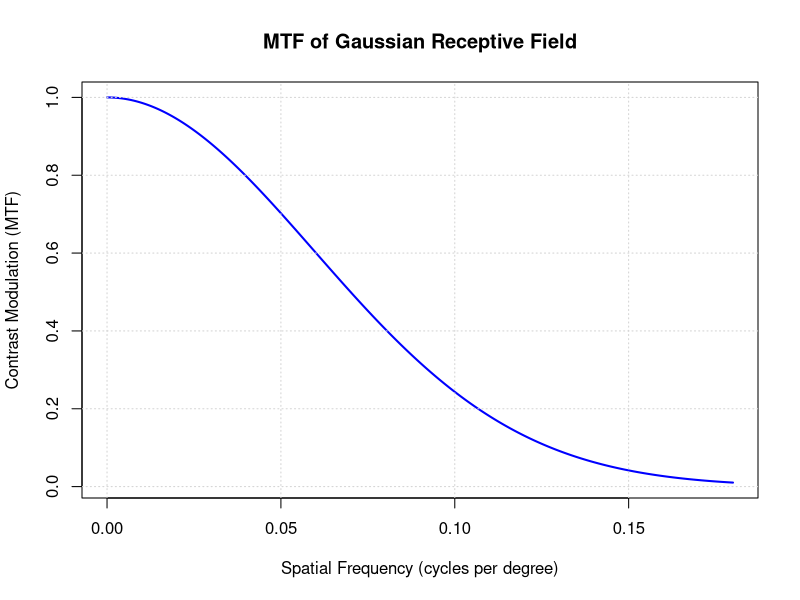

This chart was generated by the following R code:
# Define spatial frequencies (v), from 0 to 30 cycles per degree
v <- seq(0, 0.18, length.out = 500)  # 500 points from 0 to 30 cycles/degree

# Define the receptive field width (delta_g), choose a reasonable value
delta_g <- 6.3  # Adjust this value based on the receptive field size

# Compute the MTF using the given formula: exp[-3.56 * (v * delta_g)^2]
mtf <- exp(-3.56 * (v * delta_g)^2)

# Plot the MTF
plot(v, mtf, type = "l", col = "blue", lwd = 2,
     xlab = "Spatial Frequency (cycles per degree)",
     ylab = "Contrast Modulation (MTF)",
     main = "MTF of Gaussian Receptive Field")
grid()
  
